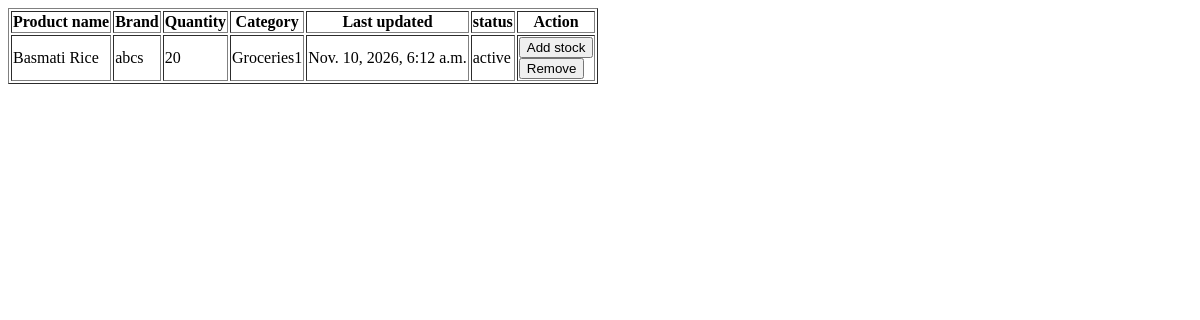
Page /ViewStockandUpdateStock (signed in) on the earlier database version.
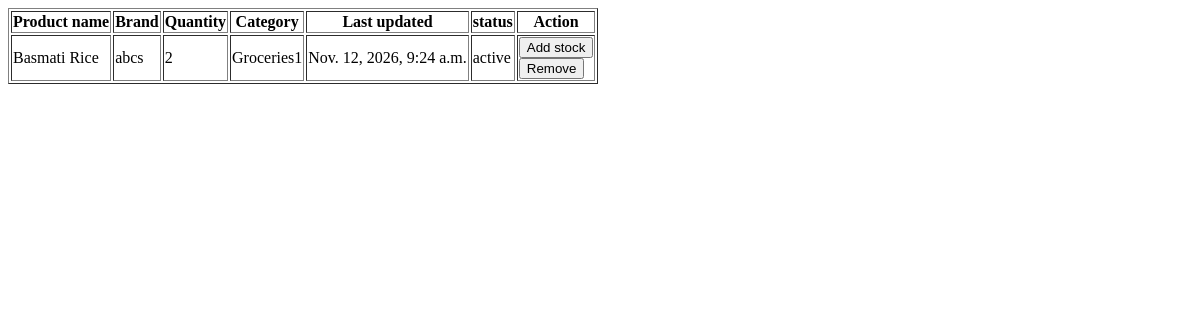
Same page on the later database version.
### RetailIQApp/models.py (models this page shows)
class ProductTable(models.Model):
    SHOPID = models.ForeignKey(ShopTable, on_delete=models.PROTECT, null=True, blank=True) #necessary? because there is fk to category table
    CATEGORY = models.ForeignKey(CategoryTable,on_delete=models.PROTECT,null=True,blank=True)
    product_name = models.CharField(max_length=50, null=True, blank=True)
    STOCK = models.ForeignKey(StockTable, on_delete=models.PROTECT, null=True, blank=True) #not appearing in viewproducts.html
    brand = models.CharField(max_length=20, null=True, blank=True)
    expiry_date = models.DateField(null=True, blank=True)
    manufacturing_date = models.DateField(null=True, blank=True)
    barcode = models.IntegerField(null=True, blank=True)
    purchase_price = models.DecimalField(max_digits=10, decimal_places=2, null=True, blank=True)
    selling_price = models.DecimalField(max_digits=10, decimal_places=2, null=True, blank=True)
    unit = models.CharField(max_length=20, null=True, blank=True)
    description = models.TextField(max_length=200, null=True, blank=True)
    supplier_name = models.CharField(max_length=20, null=True, blank=True)
    supplier_email = models.EmailField(max_length=50, null=True, blank=True)
    supplier_phone = models.CharField(max_length=20, null=True, blank=True)

class StockTable(models.Model):
    quantity = models.IntegerField(null=True, blank=True)
    last_updated = models.DateTimeField(auto_now=True)
    status = models.CharField(max_length=20, null=True, blank=True)

class CategoryTable(models.Model):
    SHOPID = models.ForeignKey(ShopTable, on_delete=models.PROTECT, null=True, blank=True)
    category_name = models.CharField(max_length=20, null=True, blank=True)
    category_description = models.CharField(max_length=100, null=True, blank=True)
    created_at = models.DateTimeField(auto_now_add=True)
    updated_at = models.DateTimeField(auto_now=True)
    is_active = models.BooleanField(default=True)

### RetailIQApp/views.py (the view)
# urls.py: path('ViewStockandUpdateStock',ViewStockandUpdateStock.as_view(),name='ViewStockandUpdateStock'),
class ViewStockandUpdateStock(View):
    def get(self,request):
        obj = ProductTable.objects.filter(SHOPID__LOGINID_id=request.session['loginid']) #select_related not needed?
        return render(request,'shop/ViewStockandUpdateStock.html', {'stock_data':obj})

### templates/Shop/viewStockAndUpdateStock.html (shortened to what this page needs)
<!DOCTYPE html>
<html lang="en">
<head>
</head>
<body>
    <table border="1">
        <tr>
            <th>Product name</th>
            <th>Brand</th>
            <th>Quantity</th>
            <th>Category</th>
            <th>Last updated</th>
            <th>status</th>
            <th>Action</th>
        </tr>
        {% for i in stock_data %}
        <tr>
            <td>{{ i.product_name }}</td>
            <td>{{ i.brand }}</td>
            <td>{{ i.STOCK.quantity }}</td>
            <td>{{ i.CATEGORY.category_name }}</td>
            <td>{{ i.STOCK.last_updated }}</td>
            <td>{{ i.STOCK.status }}</td>
            <td><button>Add stock</button> <br> <button>Remove</button></td>
        </tr>
        {% endfor %}
    </table>
</body>
</html>

Differences in the rows shown:
changed through a linked row, ProductTable "Basmati Rice": STOCK.quantity "20" → "2"; STOCK.last_updated "Nov. 10, 2026, 6:12 a.m." → "Nov. 12, 2026, 9:24 a.m."
